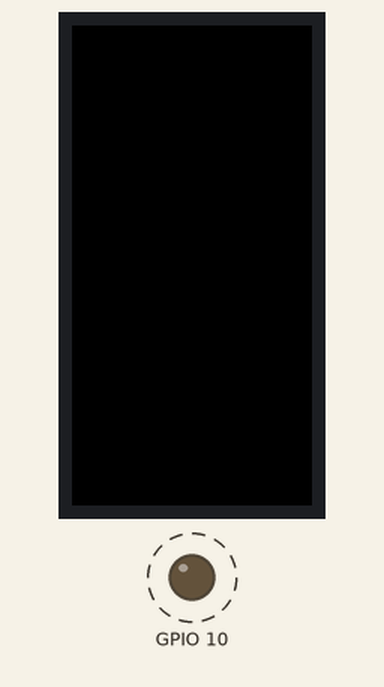
Simulated run of this sketch. Board: ESP32. Parts: 80×160 colour display, output pins drawn as LEDs (lit = HIGH). Dashed ring = blinking. WiFi joins after 1.5 s; servers stay silent unless stated; what the sketch prints to the serial monitor is not drawn.

Above: at 0.28 s.
Timing chart, 0 to 3.2 s (numbered marks = the images above):
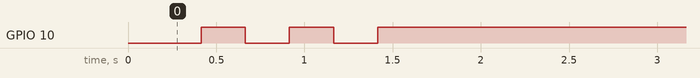

Measured:
- by itself, GPIO 10: alternates HIGH for 0.25 s and LOW for 0.25 s, 5 changes in all, then stays HIGH

The sketch:

wifiTest.ino
```cpp
#include <M5StickC.h>
#include <WiFi.h>

const char* ssid     = "HUAWEI-F4E1";//WIFI名
const char* password = "64141340";//wifiパスワード

void wifi_conect(void);
void led_blink(void);

void setup()
{
  M5.begin();
  // LED ON(GPIO_NUM_10 or M5_LED)
  M5.Axp.ScreenBreath(10);                        //画面の輝度を少し下げる
  M5.Lcd.setRotation(3);                          //画面を("x*90°")回転させる
  M5.Lcd.fillScreen(BLACK);
  M5.Lcd.setTextColor(YELLOW);                    //LCDテキストの色を黄色に変更
  pinMode(GPIO_NUM_10, OUTPUT);
}

void loop()
{
  wifi_conect();
}

void wifi_conect(void)
{
    WiFi.begin(ssid, password);  //  Wi-Fi APに接続
    while (WiFi.status() != WL_CONNECTED) //  Wi-Fi AP接続待ち
    {
       digitalWrite(GPIO_NUM_10, LOW);
       delay(250);
       digitalWrite(GPIO_NUM_10, HIGH);
       delay(250);
    }
    Serial.print("WiFi connected\r\nIP address: ");
    Serial.println(WiFi.localIP());
}
```
